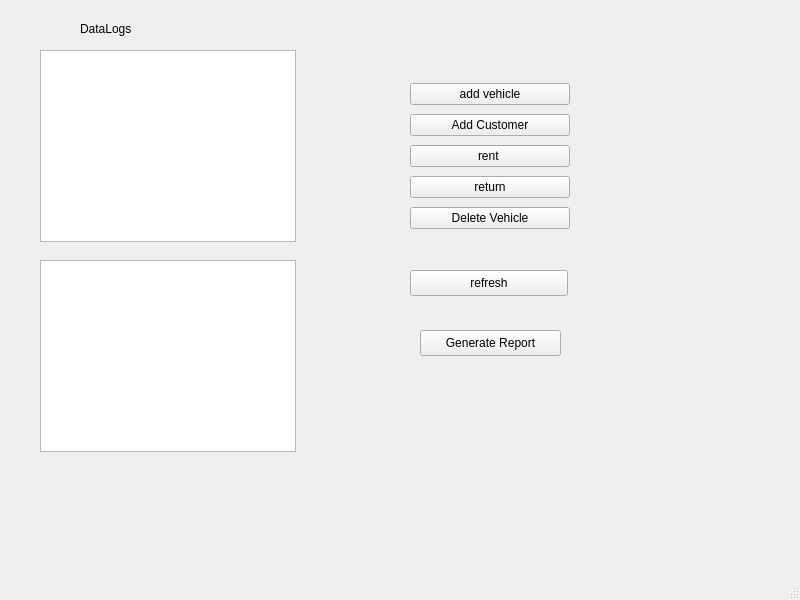
<?xml version="1.0" encoding="UTF-8"?>
<ui version="4.0">
 <class>MainWindow</class>
 <widget class="QMainWindow" name="MainWindow">
  <property name="geometry">
   <rect>
    <x>0</x>
    <y>0</y>
    <width>800</width>
    <height>600</height>
   </rect>
  </property>
  <property name="windowTitle">
   <string>MainWindow</string>
  </property>
  <widget class="QWidget" name="centralwidget">
   <widget class="QTableView" name="tableView">
    <property name="geometry">
     <rect>
      <x>40</x>
      <y>50</y>
      <width>256</width>
      <height>192</height>
     </rect>
    </property>
   </widget>
   <widget class="QWidget" name="gridLayoutWidget">
    <property name="geometry">
     <rect>
      <x>410</x>
      <y>80</y>
      <width>160</width>
      <height>156</height>
     </rect>
    </property>
    <layout class="QGridLayout" name="gridLayout">
     <item row="1" column="0">
      <widget class="QPushButton" name="addVehicleButton">
       <property name="text">
        <string>add vehicle</string>
       </property>
      </widget>
     </item>
     <item row="5" column="0">
      <widget class="QPushButton" name="returnButton">
       <property name="text">
        <string>return</string>
       </property>
      </widget>
     </item>
     <item row="4" column="0">
      <widget class="QPushButton" name="rentButton">
       <property name="text">
        <string>rent </string>
       </property>
      </widget>
     </item>
     <item row="3" column="0">
      <widget class="QPushButton" name="addCustomerButton">
       <property name="text">
        <string>Add Customer</string>
       </property>
      </widget>
     </item>
     <item row="6" column="0">
      <widget class="QPushButton" name="deleteVehicleButton">
       <property name="text">
        <string>Delete Vehicle</string>
       </property>
      </widget>
     </item>
    </layout>
   </widget>
   <widget class="QLabel" name="titleLabel">
    <property name="geometry">
     <rect>
      <x>80</x>
      <y>20</y>
      <width>66</width>
      <height>18</height>
     </rect>
    </property>
    <property name="text">
     <string>DataLogs</string>
    </property>
   </widget>
   <widget class="QTableView" name="rentalTableView">
    <property name="geometry">
     <rect>
      <x>40</x>
      <y>260</y>
      <width>256</width>
      <height>192</height>
     </rect>
    </property>
   </widget>
   <widget class="QPushButton" name="refreshButton">
    <property name="geometry">
     <rect>
      <x>410</x>
      <y>270</y>
      <width>158</width>
      <height>26</height>
     </rect>
    </property>
    <property name="text">
     <string>refresh</string>
    </property>
   </widget>
   <widget class="QPushButton" name="generateReportButton">
    <property name="geometry">
     <rect>
      <x>420</x>
      <y>330</y>
      <width>141</width>
      <height>26</height>
     </rect>
    </property>
    <property name="text">
     <string>Generate Report</string>
    </property>
   </widget>
  </widget>
  <widget class="QMenuBar" name="menubar">
   <property name="geometry">
    <rect>
     <x>0</x>
     <y>0</y>
     <width>800</width>
     <height>23</height>
    </rect>
   </property>
  </widget>
  <widget class="QStatusBar" name="statusbar"/>
 </widget>
 <resources/>
 <connections/>
</ui>
